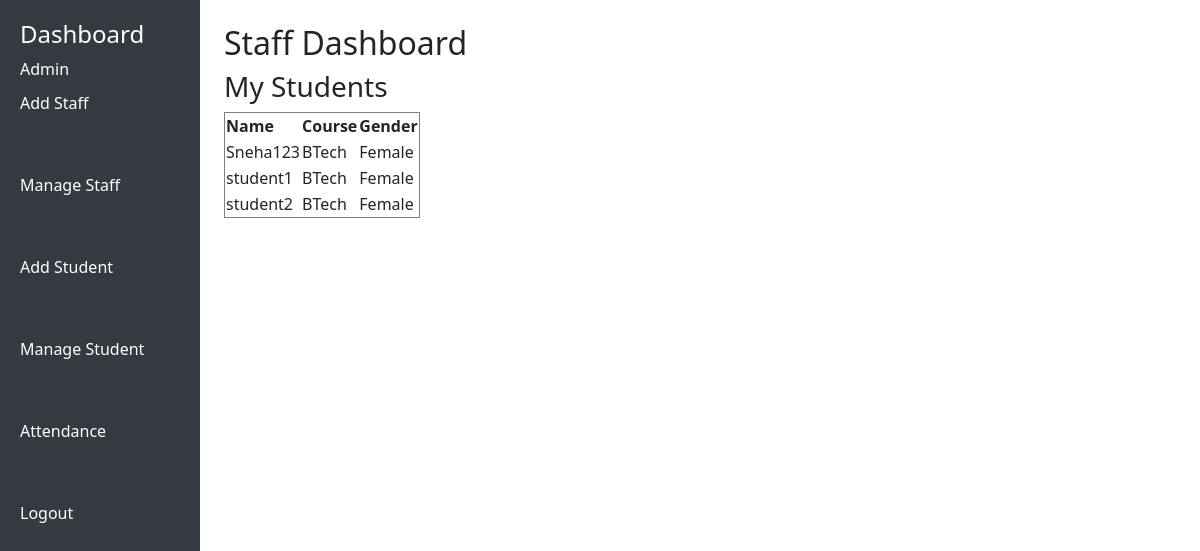
The page /staff-home/ (signed in) on the database its author committed.
### main_app/models.py (models this page shows, shortened)
class Student(models.Model):
    student = models.OneToOneField(User, on_delete=models.CASCADE)
    staff = models.ForeignKey(Staff, on_delete=models.CASCADE)
    gender = models.CharField(max_length=10)
    address = models.TextField()
    course = models.CharField(max_length=50)

### main_app/views.py (the view)
# urls.py: path("staff-home/", views.staff_home, name="staff_home"),
@login_required(login_url="login")
def staff_home(request):
    staff = Staff.objects.get(staff=request.user)
    students = Student.objects.filter(staff=staff)
    return render(request, "main_app/staff_home.html", {"students": students})

### templates/main_app/staff_home.html
{% extends "main_app/base.html" %}
{% block content %}
<h2>Staff Dashboard</h2>
<h3>My Students</h3>
<table border="1">
    <tr>
        <th>Name</th>
        <th>Course</th>
        <th>Gender</th>
    </tr>
    {% for student in students %}
    <tr>
        <td>{{ student.student.username }}</td>
        <td>{{ student.course }}</td>
        <td>{{ student.gender }}</td>
    </tr>
    {% endfor %}
</table>
{% endblock %}

### rows shown on the page
Student: student.username "Sneha123", course "BTech", gender "Female"
Student: student.username "student1", course "BTech", gender "Female"
Student: student.username "student2", course "BTech", gender "Female"
